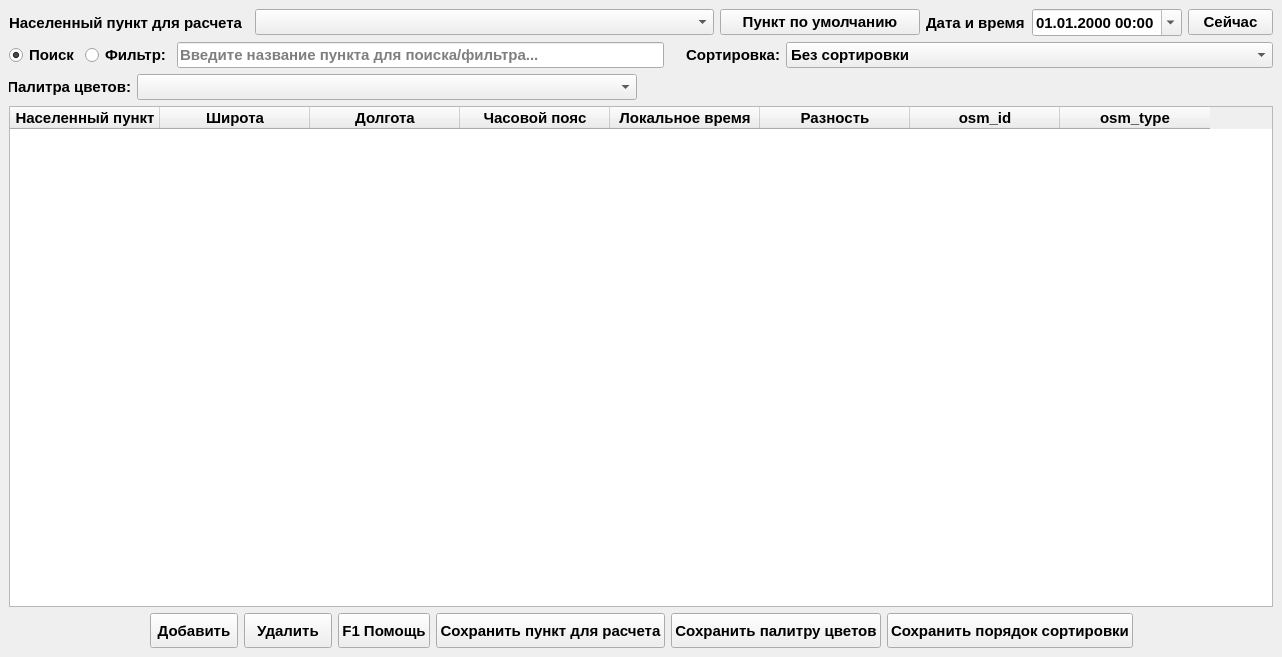
<?xml version="1.0" encoding="UTF-8"?>
<ui version="4.0">
 <class>MainWindow</class>
 <widget class="QMainWindow" name="MainWindow">
  <property name="geometry">
   <rect>
    <x>0</x>
    <y>0</y>
    <width>1282</width>
    <height>657</height>
   </rect>
  </property>
  <property name="sizePolicy">
   <sizepolicy hsizetype="Minimum" vsizetype="Preferred">
    <horstretch>0</horstretch>
    <verstretch>0</verstretch>
   </sizepolicy>
  </property>
  <property name="minimumSize">
   <size>
    <width>1198</width>
    <height>438</height>
   </size>
  </property>
  <property name="maximumSize">
   <size>
    <width>1282</width>
    <height>657</height>
   </size>
  </property>
  <property name="font">
   <font>
    <pointsize>11</pointsize>
    <bold>true</bold>
   </font>
  </property>
  <property name="windowTitle">
   <string>Мировое время</string>
  </property>
  <property name="windowIcon">
   <iconset resource="World_time.qrc">
    <normaloff>:/kworldclock.png</normaloff>:/kworldclock.png</iconset>
  </property>
  <widget class="QWidget" name="centralwidget">
   <layout class="QVBoxLayout" name="verticalLayout">
    <item>
     <layout class="QHBoxLayout" name="horizontalLayout_2">
      <item>
       <widget class="QLabel" name="label">
        <property name="maximumSize">
         <size>
          <width>240</width>
          <height>16777215</height>
         </size>
        </property>
        <property name="text">
         <string>Населенный пункт для расчета</string>
        </property>
       </widget>
      </item>
      <item>
       <widget class="QComboBox" name="city_combo">
        <property name="sizePolicy">
         <sizepolicy hsizetype="Preferred" vsizetype="Fixed">
          <horstretch>0</horstretch>
          <verstretch>0</verstretch>
         </sizepolicy>
        </property>
       </widget>
      </item>
      <item>
       <widget class="QPushButton" name="default_sity_button">
        <property name="sizePolicy">
         <sizepolicy hsizetype="Preferred" vsizetype="Fixed">
          <horstretch>0</horstretch>
          <verstretch>0</verstretch>
         </sizepolicy>
        </property>
        <property name="maximumSize">
         <size>
          <width>200</width>
          <height>16777215</height>
         </size>
        </property>
        <property name="text">
         <string>Пункт по умолчанию</string>
        </property>
       </widget>
      </item>
      <item>
       <widget class="QLabel" name="label_2">
        <property name="maximumSize">
         <size>
          <width>100</width>
          <height>16777215</height>
         </size>
        </property>
        <property name="text">
         <string>Дата и время</string>
        </property>
       </widget>
      </item>
      <item>
       <widget class="QDateTimeEdit" name="calculation_datetime">
        <property name="maximumSize">
         <size>
          <width>150</width>
          <height>16777215</height>
         </size>
        </property>
        <property name="minimumDateTime">
         <datetime>
          <hour>0</hour>
          <minute>0</minute>
          <second>0</second>
          <year>2000</year>
          <month>1</month>
          <day>1</day>
         </datetime>
        </property>
        <property name="displayFormat">
         <string>dd.MM.yyyy HH:mm</string>
        </property>
        <property name="calendarPopup">
         <bool>true</bool>
        </property>
       </widget>
      </item>
      <item>
       <widget class="QPushButton" name="now_button">
        <property name="maximumSize">
         <size>
          <width>85</width>
          <height>16777215</height>
         </size>
        </property>
        <property name="text">
         <string>Сейчас</string>
        </property>
       </widget>
      </item>
     </layout>
    </item>
    <item>
     <layout class="QHBoxLayout" name="horizontalLayout_3">
      <item>
       <widget class="QRadioButton" name="radio_search">
        <property name="sizePolicy">
         <sizepolicy hsizetype="Fixed" vsizetype="Fixed">
          <horstretch>0</horstretch>
          <verstretch>0</verstretch>
         </sizepolicy>
        </property>
        <property name="minimumSize">
         <size>
          <width>70</width>
          <height>0</height>
         </size>
        </property>
        <property name="text">
         <string>Поиск</string>
        </property>
        <property name="checked">
         <bool>true</bool>
        </property>
       </widget>
      </item>
      <item>
       <widget class="QRadioButton" name="radio_filter">
        <property name="sizePolicy">
         <sizepolicy hsizetype="Fixed" vsizetype="Fixed">
          <horstretch>0</horstretch>
          <verstretch>0</verstretch>
         </sizepolicy>
        </property>
        <property name="minimumSize">
         <size>
          <width>70</width>
          <height>0</height>
         </size>
        </property>
        <property name="text">
         <string>Фильтр:</string>
        </property>
        <property name="checked">
         <bool>false</bool>
        </property>
       </widget>
      </item>
      <item>
       <widget class="QLineEdit" name="search_edit">
        <property name="sizePolicy">
         <sizepolicy hsizetype="Preferred" vsizetype="Fixed">
          <horstretch>0</horstretch>
          <verstretch>0</verstretch>
         </sizepolicy>
        </property>
        <property name="minimumSize">
         <size>
          <width>360</width>
          <height>0</height>
         </size>
        </property>
        <property name="placeholderText">
         <string>Введите название пункта для поиска/фильтра...</string>
        </property>
        <property name="clearButtonEnabled">
         <bool>true</bool>
        </property>
       </widget>
      </item>
      <item>
       <widget class="QLabel" name="label_4">
        <property name="maximumSize">
         <size>
          <width>110</width>
          <height>16777215</height>
         </size>
        </property>
        <property name="text">
         <string>Сортировка:</string>
        </property>
        <property name="alignment">
         <set>Qt::AlignmentFlag::AlignRight|Qt::AlignmentFlag::AlignTrailing|Qt::AlignmentFlag::AlignVCenter</set>
        </property>
       </widget>
      </item>
      <item>
       <widget class="QComboBox" name="sort_combo">
        <property name="minimumSize">
         <size>
          <width>200</width>
          <height>0</height>
         </size>
        </property>
        <item>
         <property name="text">
          <string>Без сортировки</string>
         </property>
        </item>
        <item>
         <property name="text">
          <string>По названию</string>
         </property>
        </item>
        <item>
         <property name="text">
          <string>По относительной долготе</string>
         </property>
        </item>
        <item>
         <property name="text">
          <string>По разности времени</string>
         </property>
        </item>
       </widget>
      </item>
     </layout>
    </item>
    <item>
     <layout class="QHBoxLayout" name="horizontalLayout_4">
      <item>
       <widget class="QLabel" name="label_3">
        <property name="minimumSize">
         <size>
          <width>122</width>
          <height>0</height>
         </size>
        </property>
        <property name="maximumSize">
         <size>
          <width>122</width>
          <height>16777215</height>
         </size>
        </property>
        <property name="text">
         <string>Палитра цветов:</string>
        </property>
        <property name="alignment">
         <set>Qt::AlignmentFlag::AlignRight|Qt::AlignmentFlag::AlignTrailing|Qt::AlignmentFlag::AlignVCenter</set>
        </property>
       </widget>
      </item>
      <item>
       <widget class="QComboBox" name="palette_combo">
        <property name="minimumSize">
         <size>
          <width>500</width>
          <height>0</height>
         </size>
        </property>
        <property name="maximumSize">
         <size>
          <width>500</width>
          <height>16777215</height>
         </size>
        </property>
       </widget>
      </item>
      <item>
       <spacer name="horizontalSpacer_3">
        <property name="orientation">
         <enum>Qt::Orientation::Horizontal</enum>
        </property>
        <property name="sizeHint" stdset="0">
         <size>
          <width>40</width>
          <height>20</height>
         </size>
        </property>
       </spacer>
      </item>
     </layout>
    </item>
    <item>
     <widget class="QTableWidget" name="city_table">
      <property name="enabled">
       <bool>true</bool>
      </property>
      <property name="editTriggers">
       <set>QAbstractItemView::EditTrigger::NoEditTriggers</set>
      </property>
      <attribute name="horizontalHeaderDefaultSectionSize">
       <number>150</number>
      </attribute>
      <attribute name="verticalHeaderVisible">
       <bool>false</bool>
      </attribute>
      <column>
       <property name="text">
        <string>Населенный пункт</string>
       </property>
      </column>
      <column>
       <property name="text">
        <string>Широта</string>
       </property>
      </column>
      <column>
       <property name="text">
        <string>Долгота</string>
       </property>
      </column>
      <column>
       <property name="text">
        <string>Часовой пояс</string>
       </property>
      </column>
      <column>
       <property name="text">
        <string>Локальное время</string>
       </property>
      </column>
      <column>
       <property name="text">
        <string>Разность</string>
       </property>
      </column>
      <column>
       <property name="text">
        <string>osm_id</string>
       </property>
      </column>
      <column>
       <property name="text">
        <string>osm_type</string>
       </property>
      </column>
     </widget>
    </item>
    <item>
     <layout class="QHBoxLayout" name="horizontalLayout">
      <item>
       <spacer name="horizontalSpacer">
        <property name="orientation">
         <enum>Qt::Orientation::Horizontal</enum>
        </property>
        <property name="sizeHint" stdset="0">
         <size>
          <width>40</width>
          <height>20</height>
         </size>
        </property>
       </spacer>
      </item>
      <item>
       <widget class="QPushButton" name="add_button">
        <property name="sizePolicy">
         <sizepolicy hsizetype="Minimum" vsizetype="Preferred">
          <horstretch>0</horstretch>
          <verstretch>0</verstretch>
         </sizepolicy>
        </property>
        <property name="minimumSize">
         <size>
          <width>88</width>
          <height>35</height>
         </size>
        </property>
        <property name="maximumSize">
         <size>
          <width>88</width>
          <height>35</height>
         </size>
        </property>
        <property name="text">
         <string>Добавить</string>
        </property>
       </widget>
      </item>
      <item>
       <widget class="QPushButton" name="delete_button">
        <property name="sizePolicy">
         <sizepolicy hsizetype="Minimum" vsizetype="Preferred">
          <horstretch>0</horstretch>
          <verstretch>0</verstretch>
         </sizepolicy>
        </property>
        <property name="minimumSize">
         <size>
          <width>88</width>
          <height>35</height>
         </size>
        </property>
        <property name="maximumSize">
         <size>
          <width>88</width>
          <height>35</height>
         </size>
        </property>
        <property name="text">
         <string>Удалить</string>
        </property>
       </widget>
      </item>
      <item>
       <widget class="QPushButton" name="help_button">
        <property name="sizePolicy">
         <sizepolicy hsizetype="Minimum" vsizetype="Preferred">
          <horstretch>0</horstretch>
          <verstretch>0</verstretch>
         </sizepolicy>
        </property>
        <property name="text">
         <string>F1 Помощь</string>
        </property>
        <property name="shortcut">
         <string>F1</string>
        </property>
       </widget>
      </item>
      <item>
       <widget class="QPushButton" name="save_city_button">
        <property name="sizePolicy">
         <sizepolicy hsizetype="Minimum" vsizetype="Preferred">
          <horstretch>0</horstretch>
          <verstretch>0</verstretch>
         </sizepolicy>
        </property>
        <property name="text">
         <string>Сохранить пункт для расчета</string>
        </property>
       </widget>
      </item>
      <item>
       <widget class="QPushButton" name="save_palette_button">
        <property name="sizePolicy">
         <sizepolicy hsizetype="Minimum" vsizetype="Preferred">
          <horstretch>0</horstretch>
          <verstretch>0</verstretch>
         </sizepolicy>
        </property>
        <property name="text">
         <string>Сохранить палитру цветов</string>
        </property>
       </widget>
      </item>
      <item>
       <widget class="QPushButton" name="save_sorted_button">
        <property name="sizePolicy">
         <sizepolicy hsizetype="Minimum" vsizetype="Preferred">
          <horstretch>0</horstretch>
          <verstretch>0</verstretch>
         </sizepolicy>
        </property>
        <property name="text">
         <string>Сохранить порядок сортировки</string>
        </property>
       </widget>
      </item>
      <item>
       <spacer name="horizontalSpacer_2">
        <property name="orientation">
         <enum>Qt::Orientation::Horizontal</enum>
        </property>
        <property name="sizeHint" stdset="0">
         <size>
          <width>40</width>
          <height>20</height>
         </size>
        </property>
       </spacer>
      </item>
     </layout>
    </item>
   </layout>
  </widget>
 </widget>
 <tabstops>
  <tabstop>city_combo</tabstop>
  <tabstop>calculation_datetime</tabstop>
  <tabstop>now_button</tabstop>
  <tabstop>radio_search</tabstop>
  <tabstop>radio_filter</tabstop>
  <tabstop>city_table</tabstop>
  <tabstop>add_button</tabstop>
  <tabstop>delete_button</tabstop>
  <tabstop>save_city_button</tabstop>
 </tabstops>
 <resources>
  <include location="World_time.qrc"/>
 </resources>
 <connections/>
</ui>
